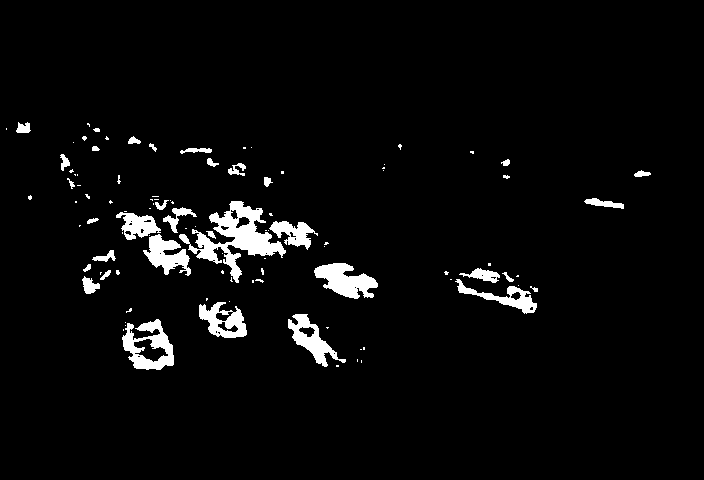
#> input picture pictures/fgmaskmog.png, 704 x 480 px
$ python morphological-op.py
#> lines starting #> are read from the running program, lines starting #| are printed output that depends on the picture; after the words box and inside, x2 and y2 are one past the last pixel; in counts of white or black regions, pixels touching at a corner belong together
# -*- coding: utf-8 -*-
"""
Created on Tue Dec 20 21:47:20 2016

@author: ragondyn
"""

import numpy as np
import cv2
import time

img = cv2.imread('../pictures/fgmaskmog.png')
#> img is the input picture: shape (480, 704, 3); 4% white; 101 white regions (66 under 20 px), largest, box (x1, y1, x2, y2) and area: (179, 201, 286, 283) 2835, (122, 319, 174, 370) 1353, (314, 263, 378, 299) 1316
cv2.imshow('mask',img)

kernel = np.ones((10,10),np.uint8)

closing = cv2.morphologyEx(img, cv2.MORPH_CLOSE, kernel)
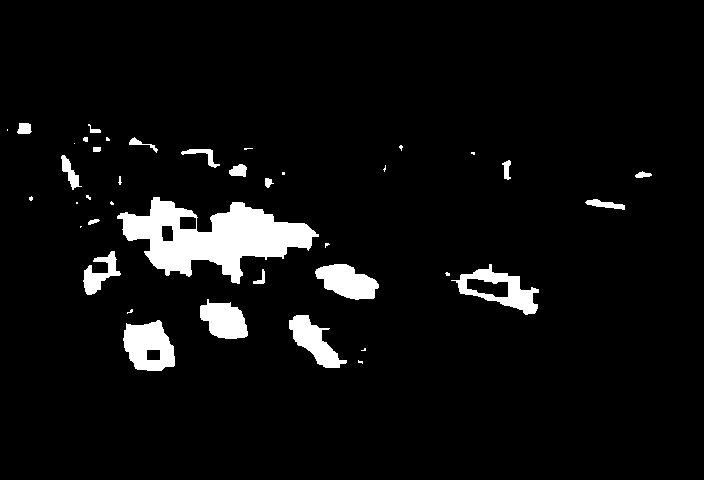
#> closing: shape (480, 704, 3); 5.5% white; 40 white regions (18 under 20 px), largest, box (x1, y1, x2, y2) and area: (117, 197, 319, 284) 8390, (123, 320, 175, 371) 1868, (451, 264, 539, 315) 1592

cv2.imshow('mask-closed',closing)

if cv2.waitKey(0) & 0xFF == ord('q'):
#> (key q is pressed here)
    cv2.destroyAllWindows()
